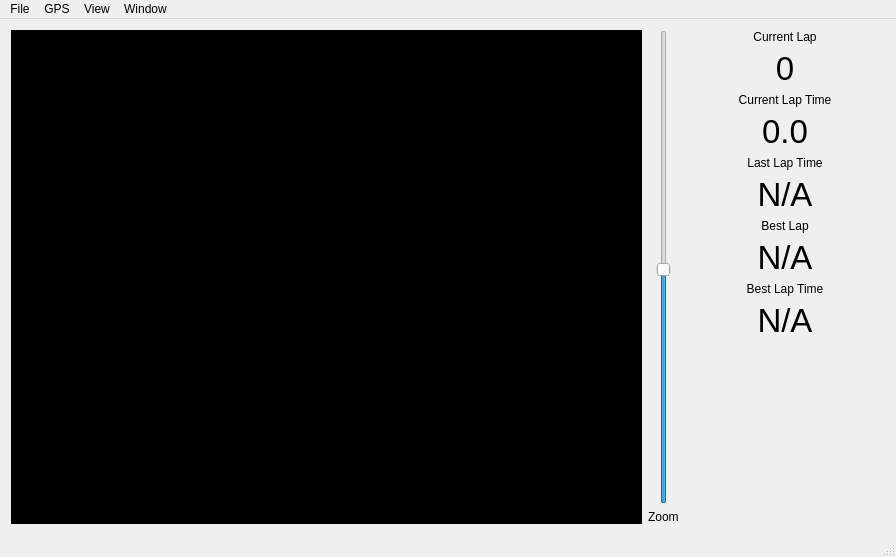
<?xml version="1.0" encoding="UTF-8"?>
<ui version="4.0">
 <class>RTKdashboard</class>
 <widget class="QMainWindow" name="RTKdashboard">
  <property name="geometry">
   <rect>
    <x>0</x>
    <y>0</y>
    <width>896</width>
    <height>557</height>
   </rect>
  </property>
  <property name="windowTitle">
   <string>RTKdashboard</string>
  </property>
  <widget class="QWidget" name="centralWidget">
   <layout class="QHBoxLayout" name="horizontalLayout_2">
    <item>
     <layout class="QVBoxLayout" name="verticalLayout_2">
      <item>
       <layout class="QHBoxLayout" name="horizontalLayout">
        <item>
         <widget class="QGraphicsView" name="graphicsView">
          <property name="acceptDrops">
           <bool>false</bool>
          </property>
          <property name="styleSheet">
           <string notr="true">background-color: rgb(0, 0, 0);</string>
          </property>
          <property name="frameShape">
           <enum>QFrame::NoFrame</enum>
          </property>
          <property name="frameShadow">
           <enum>QFrame::Plain</enum>
          </property>
          <property name="verticalScrollBarPolicy">
           <enum>Qt::ScrollBarAlwaysOff</enum>
          </property>
          <property name="horizontalScrollBarPolicy">
           <enum>Qt::ScrollBarAlwaysOff</enum>
          </property>
          <property name="sizeAdjustPolicy">
           <enum>QAbstractScrollArea::AdjustIgnored</enum>
          </property>
          <property name="interactive">
           <bool>false</bool>
          </property>
          <property name="sceneRect">
           <rectf>
            <x>-50.000000000000000</x>
            <y>-50.000000000000000</y>
            <width>2100.000000000000000</width>
            <height>2100.000000000000000</height>
           </rectf>
          </property>
          <property name="dragMode">
           <enum>QGraphicsView::ScrollHandDrag</enum>
          </property>
         </widget>
        </item>
        <item>
         <layout class="QVBoxLayout" name="verticalLayout">
          <item alignment="Qt::AlignHCenter">
           <widget class="QSlider" name="verticalSlider">
            <property name="minimum">
             <number>1</number>
            </property>
            <property name="maximum">
             <number>100</number>
            </property>
            <property name="pageStep">
             <number>1</number>
            </property>
            <property name="value">
             <number>50</number>
            </property>
            <property name="orientation">
             <enum>Qt::Vertical</enum>
            </property>
           </widget>
          </item>
          <item>
           <widget class="QLabel" name="label">
            <property name="text">
             <string>Zoom</string>
            </property>
           </widget>
          </item>
         </layout>
        </item>
        <item>
         <layout class="QVBoxLayout" name="verticalLayout_3">
          <property name="leftMargin">
           <number>0</number>
          </property>
          <item>
           <widget class="QLabel" name="label_6">
            <property name="text">
             <string>Current Lap</string>
            </property>
            <property name="alignment">
             <set>Qt::AlignCenter</set>
            </property>
           </widget>
          </item>
          <item>
           <widget class="QLabel" name="label_currentLap">
            <property name="font">
             <font>
              <pointsize>25</pointsize>
             </font>
            </property>
            <property name="text">
             <string>0</string>
            </property>
            <property name="alignment">
             <set>Qt::AlignCenter</set>
            </property>
           </widget>
          </item>
          <item>
           <widget class="QLabel" name="label_3">
            <property name="text">
             <string>Current Lap Time</string>
            </property>
            <property name="alignment">
             <set>Qt::AlignCenter</set>
            </property>
           </widget>
          </item>
          <item>
           <widget class="QLabel" name="label_currentLapTime">
            <property name="minimumSize">
             <size>
              <width>200</width>
              <height>0</height>
             </size>
            </property>
            <property name="maximumSize">
             <size>
              <width>16777215</width>
              <height>200</height>
             </size>
            </property>
            <property name="font">
             <font>
              <pointsize>25</pointsize>
             </font>
            </property>
            <property name="text">
             <string>0.0</string>
            </property>
            <property name="alignment">
             <set>Qt::AlignCenter</set>
            </property>
            <property name="margin">
             <number>0</number>
            </property>
           </widget>
          </item>
          <item>
           <widget class="QLabel" name="label_2">
            <property name="text">
             <string>Last Lap Time</string>
            </property>
            <property name="alignment">
             <set>Qt::AlignCenter</set>
            </property>
           </widget>
          </item>
          <item>
           <widget class="QLabel" name="label_lastLapTime">
            <property name="font">
             <font>
              <pointsize>25</pointsize>
             </font>
            </property>
            <property name="text">
             <string>N/A</string>
            </property>
            <property name="alignment">
             <set>Qt::AlignCenter</set>
            </property>
           </widget>
          </item>
          <item>
           <widget class="QLabel" name="label_8">
            <property name="text">
             <string>Best Lap</string>
            </property>
            <property name="alignment">
             <set>Qt::AlignCenter</set>
            </property>
           </widget>
          </item>
          <item>
           <widget class="QLabel" name="label_BestLap">
            <property name="font">
             <font>
              <pointsize>25</pointsize>
             </font>
            </property>
            <property name="text">
             <string>N/A</string>
            </property>
            <property name="alignment">
             <set>Qt::AlignCenter</set>
            </property>
           </widget>
          </item>
          <item>
           <widget class="QLabel" name="label_4">
            <property name="text">
             <string>Best Lap Time</string>
            </property>
            <property name="alignment">
             <set>Qt::AlignCenter</set>
            </property>
           </widget>
          </item>
          <item>
           <widget class="QLabel" name="label_BestLapTime">
            <property name="font">
             <font>
              <pointsize>25</pointsize>
             </font>
            </property>
            <property name="text">
             <string>N/A</string>
            </property>
            <property name="alignment">
             <set>Qt::AlignCenter</set>
            </property>
           </widget>
          </item>
          <item>
           <spacer name="verticalSpacer">
            <property name="orientation">
             <enum>Qt::Vertical</enum>
            </property>
            <property name="sizeHint" stdset="0">
             <size>
              <width>20</width>
              <height>40</height>
             </size>
            </property>
           </spacer>
          </item>
         </layout>
        </item>
       </layout>
      </item>
     </layout>
    </item>
   </layout>
  </widget>
  <widget class="QMenuBar" name="menuBar">
   <property name="geometry">
    <rect>
     <x>0</x>
     <y>0</y>
     <width>896</width>
     <height>22</height>
    </rect>
   </property>
   <widget class="QMenu" name="menuData">
    <property name="title">
     <string>GPS</string>
    </property>
    <addaction name="actionPorts"/>
    <addaction name="actionConnected"/>
   </widget>
   <widget class="QMenu" name="menuWindows">
    <property name="title">
     <string>Window</string>
    </property>
    <addaction name="actionDebug"/>
    <addaction name="actionReceiver_Details"/>
   </widget>
   <widget class="QMenu" name="menuView">
    <property name="title">
     <string>View</string>
    </property>
    <addaction name="actionReset"/>
   </widget>
   <widget class="QMenu" name="menuFile">
    <property name="title">
     <string>File</string>
    </property>
    <addaction name="actionOpen_Track_Map"/>
   </widget>
   <addaction name="menuFile"/>
   <addaction name="menuData"/>
   <addaction name="menuView"/>
   <addaction name="menuWindows"/>
  </widget>
  <widget class="QStatusBar" name="statusBar">
   <property name="statusTip">
    <string/>
   </property>
  </widget>
  <action name="actionConnected">
   <property name="checkable">
    <bool>true</bool>
   </property>
   <property name="text">
    <string>Connected</string>
   </property>
   <property name="shortcut">
    <string>Ctrl+S</string>
   </property>
  </action>
  <action name="actionPorts">
   <property name="text">
    <string>Ports...</string>
   </property>
   <property name="shortcut">
    <string>Ctrl+D</string>
   </property>
  </action>
  <action name="actionDebug">
   <property name="text">
    <string>Debug</string>
   </property>
  </action>
  <action name="actionDraw">
   <property name="text">
    <string>Draw</string>
   </property>
  </action>
  <action name="actionReset">
   <property name="text">
    <string>Reset</string>
   </property>
  </action>
  <action name="actionOpen_Track_Map">
   <property name="text">
    <string>Open Track Map...</string>
   </property>
  </action>
  <action name="actionReceiver_Details">
   <property name="text">
    <string>Receiver Details</string>
   </property>
  </action>
 </widget>
 <layoutdefault spacing="6" margin="11"/>
 <resources/>
 <connections/>
</ui>
